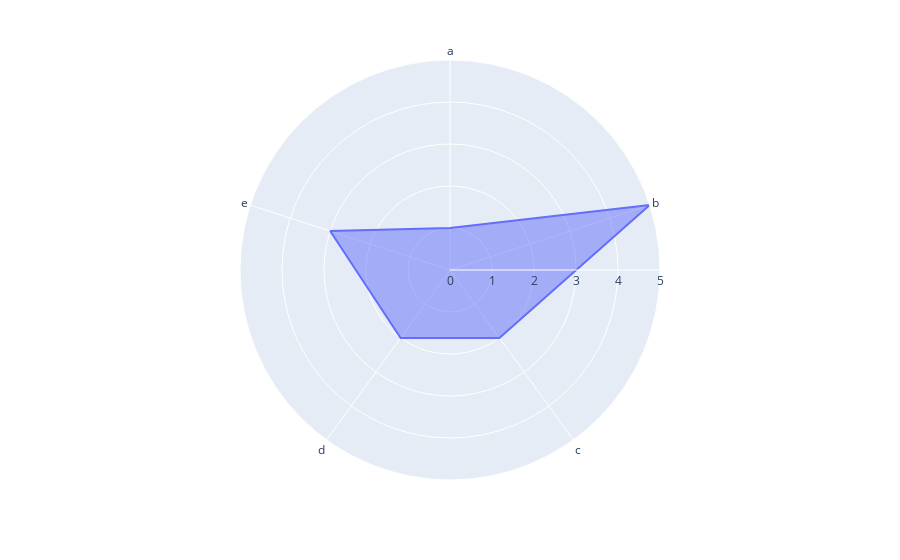

Here is the notebook cell this chart was saved with:
### Code cell
dg = pd.DataFrame(dict( #gerando dicionário
    r=[1,5,2,2,3],
    theta=['a','b','c','d','e']))
fig = px.line_polar(dg, r = 'r', theta = 'theta', line_close = True) #gráfico do tipo starplot
fig.update_traces(fill = 'toself')
fig.show()

### Figure 1 — Plotly figure (JSON) as saved in the notebook; plotly's stock layout.template omitted (floating-point values rounded to 4 significant figures)
{"data": [{"fill": "toself", "hovertemplate": "r=%{r}<br>theta=%{theta}<extra></extra>", "legendgroup": "", "line": {"color": "#636efa", "dash": "solid"}, "marker": {"symbol": "circle"}, "mode": "lines", "name": "", "r": [1, 5, 2, 2, 3, 1], "showlegend": false, "subplot": "polar", "theta": ["a", "b", "c", "d", "e", "a"], "type": "scatterpolar"}], "layout": {"autosize": true, "legend": {"tracegroupgap": 0}, "margin": {"t": 60}, "polar": {"angularaxis": {"direction": "clockwise", "rotation": 90, "type": "category"}, "domain": {"x": [0, 1], "y": [0, 1]}, "radialaxis": {"autorange": true, "range": [0, 5], "type": "linear"}}}}
